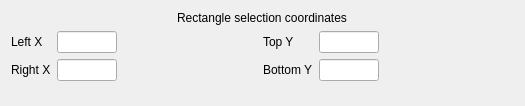
<?xml version="1.0" encoding="UTF-8"?>
<ui version="4.0">
 <class>rectangleCoordinates</class>
 <widget class="QDialog" name="rectangleCoordinates">
  <property name="geometry">
   <rect>
    <x>0</x>
    <y>0</y>
    <width>525</width>
    <height>106</height>
   </rect>
  </property>
  <property name="minimumSize">
   <size>
    <width>525</width>
    <height>100</height>
   </size>
  </property>
  <property name="maximumSize">
   <size>
    <width>16777215</width>
    <height>106</height>
   </size>
  </property>
  <property name="windowTitle">
   <string>rectangleCoordinates</string>
  </property>
  <layout class="QGridLayout" name="gridLayout_2">
   <item row="2" column="1">
    <layout class="QGridLayout" name="gridLayout">
     <item row="1" column="0" colspan="3" alignment="Qt::AlignHCenter">
      <widget class="QLabel" name="label">
       <property name="sizePolicy">
        <sizepolicy hsizetype="Preferred" vsizetype="Fixed">
         <horstretch>0</horstretch>
         <verstretch>0</verstretch>
        </sizepolicy>
       </property>
       <property name="text">
        <string>Rectangle selection coordinates</string>
       </property>
      </widget>
     </item>
     <item row="7" column="0">
      <layout class="QFormLayout" name="formLayout">
       <item row="0" column="0">
        <widget class="QLabel" name="leftXLabel">
         <property name="text">
          <string>Left X</string>
         </property>
        </widget>
       </item>
       <item row="0" column="1">
        <widget class="QLineEdit" name="leftXLineEdit">
         <property name="enabled">
          <bool>true</bool>
         </property>
         <property name="maximumSize">
          <size>
           <width>60</width>
           <height>16777215</height>
          </size>
         </property>
         <property name="readOnly">
          <bool>true</bool>
         </property>
        </widget>
       </item>
       <item row="1" column="0">
        <widget class="QLabel" name="rightXLabel">
         <property name="text">
          <string>Right X</string>
         </property>
        </widget>
       </item>
       <item row="1" column="1">
        <widget class="QLineEdit" name="rightXLineEdit">
         <property name="enabled">
          <bool>true</bool>
         </property>
         <property name="maximumSize">
          <size>
           <width>60</width>
           <height>16777215</height>
          </size>
         </property>
         <property name="readOnly">
          <bool>true</bool>
         </property>
        </widget>
       </item>
      </layout>
     </item>
     <item row="7" column="1">
      <layout class="QFormLayout" name="formLayout_2">
       <property name="sizeConstraint">
        <enum>QLayout::SetFixedSize</enum>
       </property>
       <item row="0" column="0">
        <widget class="QLabel" name="topYLabel">
         <property name="text">
          <string>Top Y</string>
         </property>
        </widget>
       </item>
       <item row="0" column="1">
        <widget class="QLineEdit" name="topYLineEdit">
         <property name="enabled">
          <bool>true</bool>
         </property>
         <property name="maximumSize">
          <size>
           <width>60</width>
           <height>16777215</height>
          </size>
         </property>
         <property name="readOnly">
          <bool>true</bool>
         </property>
        </widget>
       </item>
       <item row="1" column="0">
        <widget class="QLabel" name="bottomYLabel">
         <property name="text">
          <string>Bottom Y</string>
         </property>
        </widget>
       </item>
       <item row="1" column="1">
        <widget class="QLineEdit" name="bottomYLineEdit">
         <property name="enabled">
          <bool>true</bool>
         </property>
         <property name="maximumSize">
          <size>
           <width>60</width>
           <height>16777215</height>
          </size>
         </property>
         <property name="readOnly">
          <bool>true</bool>
         </property>
        </widget>
       </item>
      </layout>
     </item>
    </layout>
   </item>
  </layout>
 </widget>
 <resources/>
 <connections/>
</ui>
